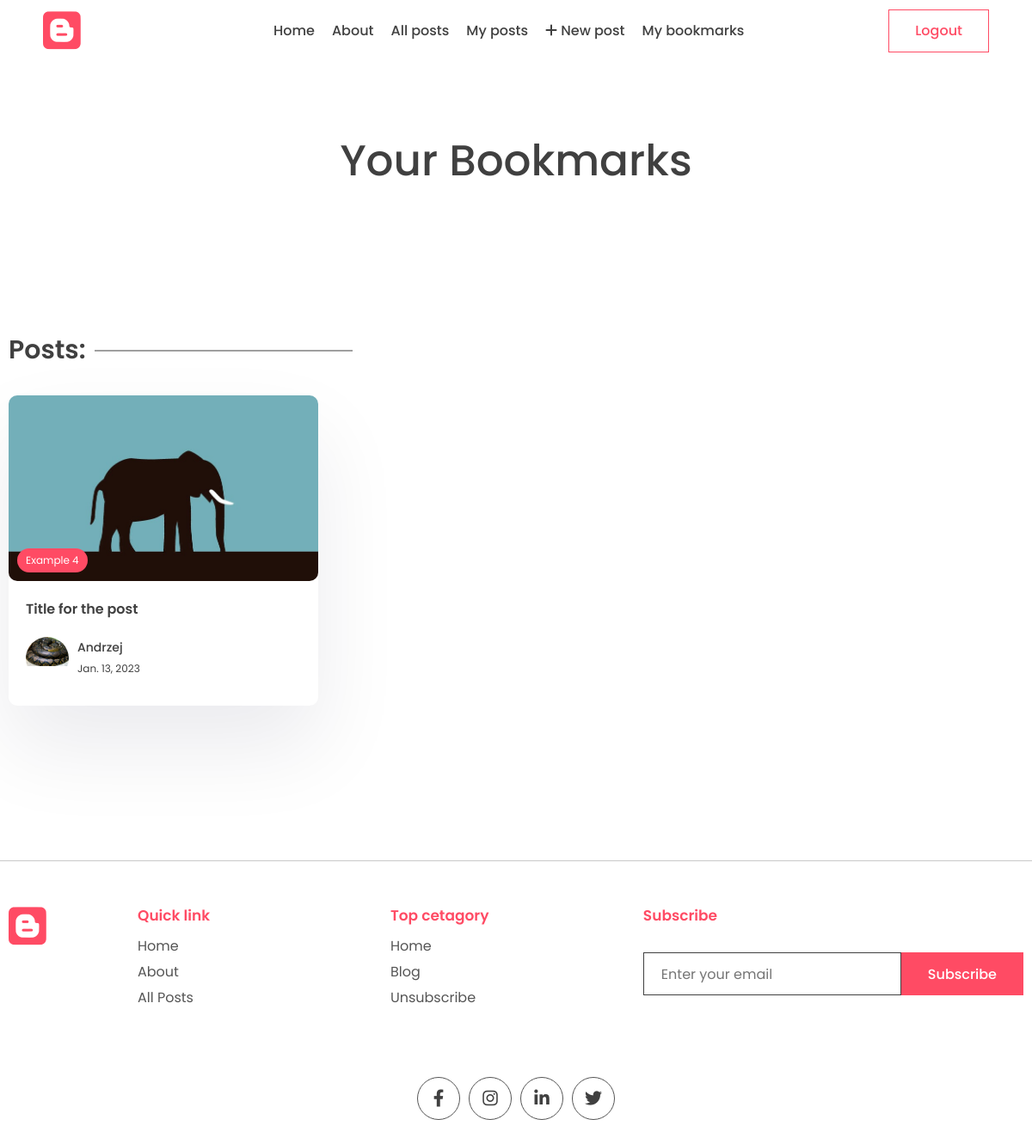
Before: /my-bookmarks (signed in) with the older database file.
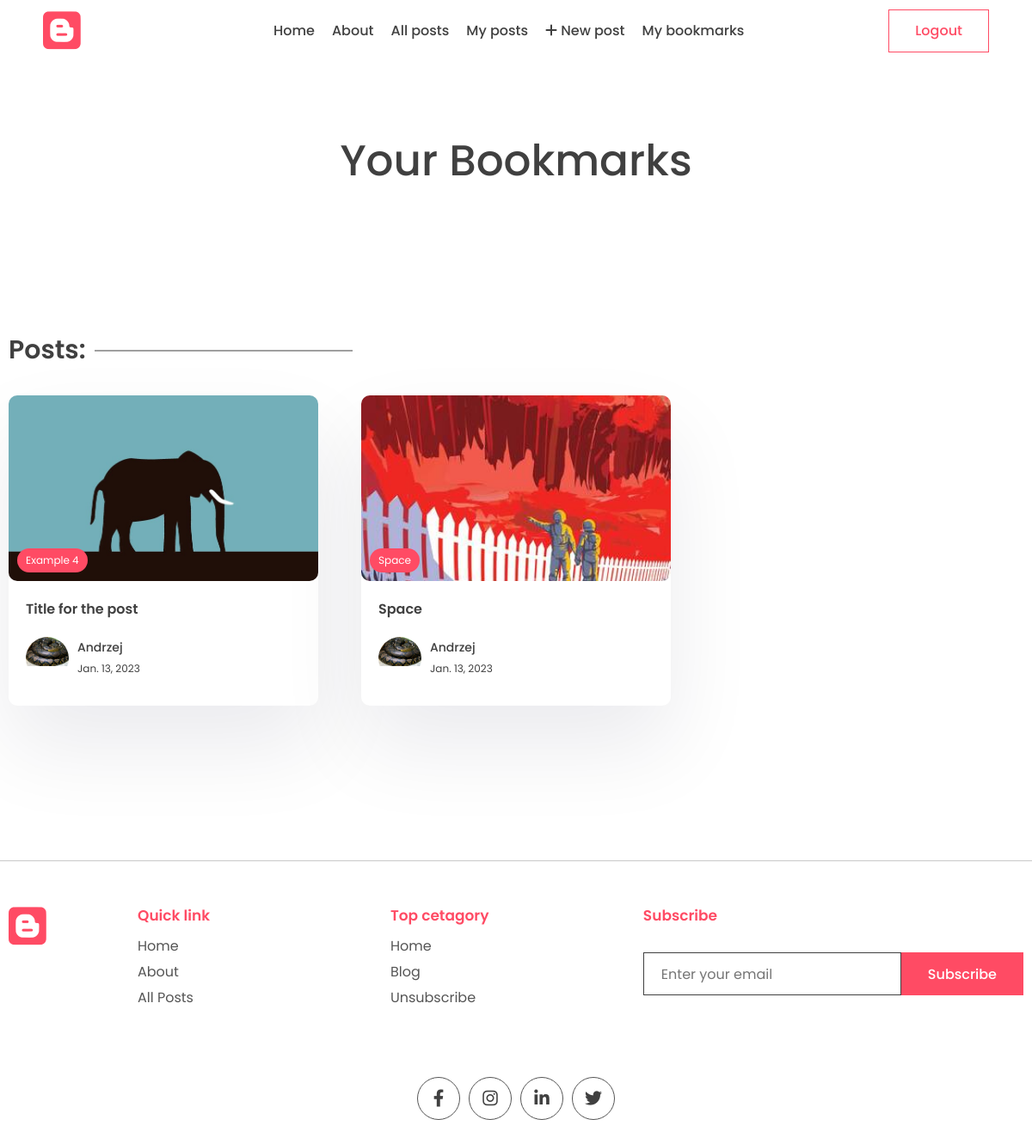
After: the same page with the newer database file.
### app/models.py (models this page shows, shortened)
class Post(models.Model):
    title = models.CharField(max_length=200)
    content = tinymce_models.HTMLField()
    last_updated = models.DateTimeField(auto_now=True)
    slug = models.SlugField(max_length=200, unique=True)
    image = models.ImageField(upload_to="images/", default="images/no_image.jpg")
    view_count = models.IntegerField(null=True, blank=True)
    is_featured = models.BooleanField(default=False)
    tags = models.ManyToManyField(Tag, related_name="post")
    author = models.ForeignKey(User, on_delete=models.CASCADE, null=True, blank=True)
    likes = models.ManyToManyField(User, related_name="blog_post")
    bookmarks = models.ManyToManyField(User, related_name="bookmarks", blank=True)

class Tag(models.Model):
    name = models.CharField(max_length=100)
    description = models.CharField(max_length=100)
    slug = models.SlugField(max_length=200, unique=True)

class Profile(models.Model):
    user = models.OneToOneField(User, on_delete=models.CASCADE)
    profile_image = models.ImageField(null=True, blank=True, upload_to="images/")
    slug = models.SlugField(max_length=200, unique=True)
    bio = models.CharField(max_length=200)

### app/views.py (the view)
# urls.py: path("my-bookmarks", views.my_bookmarks_view, name="my_bookmarks"),
@login_required
def my_bookmarks_view(request):
    user = get_object_or_404(User, id=request.user.id)
    bookmarks = user.bookmarks.all()
    context = {"bookmarks": bookmarks}
    return render(request, "app/my_bookmarks.html", context)

### app/templates/app/my_bookmarks.html (shortened to what this page needs)
{% extends 'base.html' %}
{% block content %}
<main class="sp">
    <div class="container">
        <center>
            <div class="typo">
                <h1 class="title">Your Bookmarks</h1>
            </div>
        </center>
    </div>
</main>
<section class="sp">
    <div class="container">
        <h1 class="sec-title">Posts:</h1>
        <div class="grid-3">
            {% for post in bookmarks %}
            <a href="{% url 'post_page' post.slug %}">
                <div class="card">
                    <div class="post-img">
                        {% if post.image %}
                        <img src="{{post.image.url}}" alt="" />
                        {% endif %}
                        <div class="tag">{{post.tags.all.0.name}}</div>
                    </div>
                    <div class="card-content">
                        <h3>
                            {{post.title}}
                        </h3>
                        <div class="author">
                            <div class="profile-pic">
                                <img src="{{post.author.profile.profile_image.url}}" alt="" />
                            </div>
                            <div class="details">
                                <p>{{post.author.first_name}}</p>
                                <small>{{post.last_updated|date}}</small>
                            </div>
                        </div>
                    </div>
                </div>
            </a>
            {% empty %}
            <p>You havn't saved any post yet</p>
            {% endfor %}
        </div>
    </div>
</section>
{% endblock content %}

Changed rows visible on the page:
now on this page (row edited): Post: image (picture), tags.all.0.name "Space", title "Space", author.profile.profile_image (picture), author.first_name "Andrzej", last_updated "Jan. 13, 2023"
